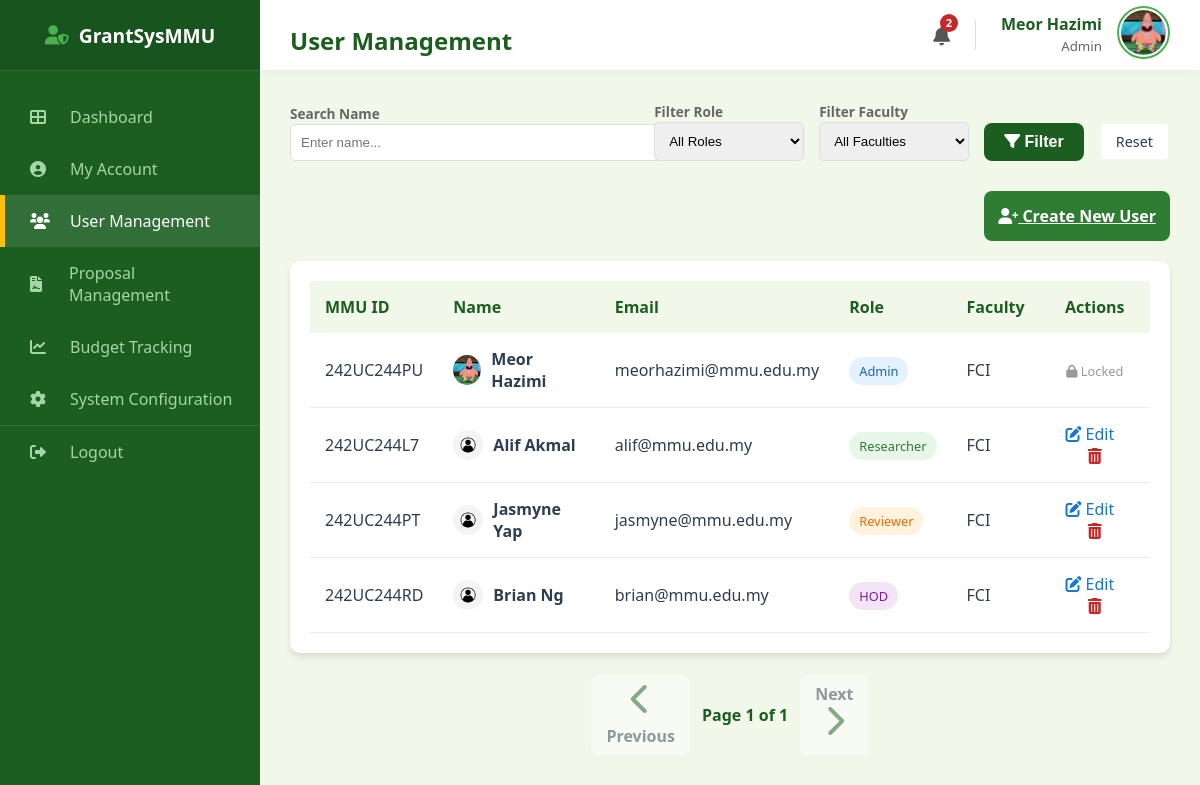
The app's page /admin/users (signed in) with its own data.
### models.py (models this page shows, shortened)
class User(db.Model):
    __tablename__ = 'user'
    mmu_id = db.Column(db.String(15), primary_key=True)
    name = db.Column(db.String(150), nullable=False)
    email = db.Column(db.String(100), unique=True, nullable=False)
    password = db.Column(db.String(100), nullable=False)
    faculty = db.Column(db.String(100), nullable=False)
    user_role = db.Column(db.String(25), nullable=False)
    profile_image = db.Column(db.String(20), nullable=False, default='default.jpg')
    phone_number = db.Column(db.String(20), nullable=True)
    admin_profile = db.relationship('Admin', backref='user_info', uselist=False, cascade="all, delete-orphan")
    researcher_profile = db.relationship('Researcher', backref='user_info', uselist=False, cascade="all, delete-orphan")
    reviewer_profile = db.relationship('Reviewer', backref='user_info', uselist=False, cascade="all, delete-orphan")
    hod_profile = db.relationship('HOD', backref='user_info', uselist=False, cascade="all, delete-orphan")

### main.py (the view)
@app.route("/admin/users")
def admin_user_management():
    if session.get("role") != "Admin":
        return redirect(url_for("admin_login"))
    search_query = request.args.get("search", "")
    filter_role = request.args.get("role", "")
    filter_faculty = request.args.get("faculty", "")
    page = request.args.get("page", 1, type=int)
    per_page = 8
    query = User.query
    if search_query:
        query = query.filter(User.name.ilike(f"%{search_query}%"))
    if filter_role:
        query = query.filter_by(user_role=filter_role)
    if filter_faculty:
        query = query.filter_by(faculty=filter_faculty)
    pagination = query.paginate(page=page, per_page=per_page, error_out=False)
    return render_template(
        "admin_user_management.html",
        users=pagination.items,
        pagination=pagination,
        user=User.query.get(session["user_id"]),
        faculties=Faculty.query.all(),  # Pass dynamic faculty list
    )

### main.py (called while the page is built)
@app.context_processor
def inject_notifications():
    if "user_id" in session:
        unread = Notification.query.filter_by(
            recipient_id=session["user_id"], is_read=False
        ).count()
        return dict(unread_notifications=unread)
    return dict(unread_notifications=0)

### templates/admin_user_management.html (shortened to what this page needs)
<!DOCTYPE html>
<html lang="en">
<head>
    <link rel="stylesheet" type="text/css" href="{{ url_for('static', filename='style.css') }}">
    <link rel="stylesheet" href="https://cdnjs.cloudflare.com/ajax/libs/font-awesome/6.0.0/css/all.min.css">
</head>
<body>
    <div class="dashboard-container">
        <div class="sidebar">
            <div class="sidebar-header">
                <i class="fas fa-user-shield" style="margin-right: 10px; color: var(--secondary-color);"></i> GrantSysMMU
            </div>
            <ul class="sidebar-menu">
                <li><a href="{{ url_for('admin_dashboard') }}"><i class="fas fa-th-large"></i> Dashboard</a></li>
                <li><a href="{{ url_for('admin_profile') }}"><i class="fas fa-user-circle"></i> My Account</a></li>
                <li class="active"><a href="{{ url_for('admin_user_management') }}"><i class="fas fa-users"></i> User
                        Management</a></li>
                <li><a href="{{ url_for('admin_proposal_management') }}"><i class="fas fa-file-contract"></i> Proposal
                        Management</a></li>
                <li><a href="#"><i class="fas fa-chart-line"></i> Budget Tracking</a></li>
                <li><a href="{{ url_for('admin_system_data') }}"><i class="fas fa-cog"></i> System Configuration</a>
                </li>
                <li style="margin-top: auto; border-top: 1px solid rgba(255,255,255,0.1);">
                    <a href="{{ url_for('logout') }}"><i class="fas fa-sign-out-alt"></i> Logout</a>
                </li>
            </ul>
        </div>
        <div class="main-content">
            <div class="top-bar">
                <h2>User Management</h2>
                <div style="display: flex; align-items: center; gap: 25px;">
                    <a href="{{ url_for('view_notifications') }}"
                        style="position: relative; color: #555; font-size: 1.2rem; text-decoration: none;">
                        <i class="fas fa-bell"></i>
                        {% if unread_notifications > 0 %}
                        <span
                            style="position: absolute; top: -8px; right: -8px; background: #c62828; color: white; border-radius: 50%; width: 18px; height: 18px; font-size: 0.7rem; display: flex; align-items: center; justify-content: center; font-weight: bold;">
                            {{ unread_notifications }}
                        </span>
                        {% endif %}
                    </a>
                    <div style="display: flex; align-items: center; gap: 15px;">
                        <div style="text-align: right; line-height: 1.3;">
                            <span style="display: block; font-weight: bold; color: #1b5e20;">{{ user.name }}</span>
                            <small style="color: #666;">Admin</small>
                        </div>
                        <a href="{{ url_for('admin_profile') }}">
                            <img src="{{ url_for('static', filename='profile_pics/' + user.profile_image) }}"
                                alt="Profile"
                                style="width: 45px; height: 45px; border-radius: 50%; object-fit: cover; border: 2px solid #4caf50; padding: 2px;">
                        </a>
                    </div>
                </div>
            </div>
            <div class="content-wrapper">
                <div class="section-card" style="margin-bottom: 20px;">
                    <form method="GET" action="{{ url_for('admin_user_management') }}"
                        style="display: flex; gap: 15px; align-items: flex-end; flex-wrap: wrap;">
                        <div style="flex: 1; min-width: 200px;">
                            <label style="font-size: 0.85rem; color: #666; font-weight: bold;">Search Name</label>
                            <input type="text" name="search" placeholder="Enter name..."
                                value="{{ request.args.get('search', '') }}"
                                style="width: 100%; padding: 10px; border: 1px solid #ddd; border-radius: 5px;">
                        </div>
                        <div style="width: 150px;">
                            <label style="font-size: 0.85rem; color: #666; font-weight: bold;">Filter Role</label>
                            <select name="role"
                                style="width: 100%; padding: 10px; border: 1px solid #ddd; border-radius: 5px;">
                                <option value="">All Roles</option>
                            </select>
                        </div>
                        <div style="width: 150px;">
                            <label style="font-size: 0.85rem; color: #666; font-weight: bold;">Filter Faculty</label>
                            <select name="faculty"
                                style="width: 100%; padding: 10px; border: 1px solid #ddd; border-radius: 5px;">
                                <option value="">All Faculties</option>
                            </select>
                        </div>
                        <button type="submit" class="btn-primary" style="width: auto; margin: 0; padding: 10px 20px;"><i
                                class="fas fa-filter"></i> Filter</button>
                        <a href="{{ url_for('admin_user_management') }}" class="btn-outline"
                            style="width: auto; padding: 8px 15px; border-radius: 5px; font-weight: normal; font-size: 0.9rem;">Reset</a>
                    </form>
                </div>
                <div style="margin-bottom: 20px; text-align: right;">
                    <a href="{{ url_for('admin_create_user') }}" class="btn-primary"
                        style="display: inline-block; width: auto; background-color: #2e7d32;">
                        <i class="fas fa-user-plus"></i> Create New User
                    </a>
                </div>
                <div class="table-card">
                    <table style="width: 100%; border-collapse: collapse;">
                        <thead>
                            <tr style="background: #f1f8e9; color: #1b5e20; text-align: left;">
                                <th style="padding: 15px;">MMU ID</th>
                                <th style="padding: 15px;">Name</th>
                                <th style="padding: 15px;">Email</th>
                                <th style="padding: 15px;">Role</th>
                                <th style="padding: 15px;">Faculty</th>
                                <th style="padding: 15px; text-align: center;">Actions</th>
                            </tr>
                        </thead>
                        <tbody>
                            {% for u in users %}
                            <tr style="border-bottom: 1px solid #eee;">
                                <td style="padding: 15px;">{{ u.mmu_id }}</td>
                                <td style="padding: 15px; font-weight: bold;">
                                    <div style="display: flex; align-items: center; gap: 10px;">
                                        <img src="{{ url_for('static', filename='profile_pics/' + u.profile_image) }}"
                                            style="width: 30px; height: 30px; border-radius: 50%; object-fit: cover;">
                                        {{ u.name }}
                                    </div>
                                </td>
                                <td style="padding: 15px;">{{ u.email }}</td>
                                <td style="padding: 15px;">
                                    <span style="padding: 5px 10px; border-radius: 15px; font-size: 0.8rem;
                                    {% if u.user_role == 'Admin' %}background:#e3f2fd; color:#1565c0;
                                    {% elif u.user_role == 'Researcher' %}background:#e8f5e9; color:#2e7d32;
                                    {% elif u.user_role == 'Reviewer' %}background:#fff3e0; color:#ef6c00;
                                    {% else %}background:#f3e5f5; color:#7b1fa2;{% endif %}">
                                        {{ u.user_role }}
                                    </span>
                                </td>
                                <td style="padding: 15px;">{{ u.faculty }}</td>
                                <td style="padding: 15px; text-align: center;">
                                    {% if u.user_role != 'Admin' %}
                                    <a href="{{ url_for('admin_edit_user', user_id=u.mmu_id) }}"
                                        style="color: #1976d2; margin-right: 10px; text-decoration: none;">
                                        <i class="fas fa-edit"></i> Edit
                                    </a>
                                    <form action="{{ url_for('admin_delete_user', user_id=u.mmu_id) }}" method="POST"
                                        style="display: inline;"
                                        onsubmit="return confirm('Are you sure you want to delete this user? This cannot be undone.');">
                                        <button type="submit"
                                            style="background: none; border: none; color: #c62828; cursor: pointer; font-size: 1rem;">
                                            <i class="fas fa-trash-alt"></i>
                                        </button>
                                    </form>
                                    {% else %}
                                    <span style="color: #999; font-size: 0.8rem;"><i class="fas fa-lock"></i>
                                        Locked</span>
                                    {% endif %}
                                </td>
                            </tr>
                            {% else %}
                            <tr>
                                <td colspan="6" style="padding: 20px; text-align: center; color: #777;">No users found
                                    matching criteria.</td>
                            </tr>
                            {% endfor %}
                        </tbody>
                    </table>
                </div>
                <div style="margin-top: 20px; display: flex; justify-content: center; align-items: center; gap: 10px;">
                    {% if pagination.has_prev %}
                    <a href="{{ url_for('admin_user_management', page=pagination.prev_num, search=request.args.get('search'), role=request.args.get('role'), faculty=request.args.get('faculty')) }}"
                        class="btn-outline" style="padding: 8px 15px;">
                        <i class="fas fa-chevron-left"></i> Previous
                    </a>
                    {% else %}
                    <span class="btn-outline" style="padding: 8px 15px; opacity: 0.5; cursor: not-allowed;">
                        <i class="fas fa-chevron-left"></i> Previous
                    </span>
                    {% endif %}
                    <span style="font-weight: bold; color: #1b5e20;">
                        Page {{ pagination.page }} of {{ pagination.pages }}
                    </span>
                    {% if pagination.has_next %}
                    <a href="{{ url_for('admin_user_management', page=pagination.next_num, search=request.args.get('search'), role=request.args.get('role'), faculty=request.args.get('faculty')) }}"
                        class="btn-outline" style="padding: 8px 15px;">
                        Next <i class="fas fa-chevron-right"></i>
                    </a>
                    {% else %}
                    <span class="btn-outline" style="padding: 8px 15px; opacity: 0.5; cursor: not-allowed;">
                        Next <i class="fas fa-chevron-right"></i>
                    </span>
                    {% endif %}
                </div>
            </div>
        </div>
    </div>
</body>
</html>

### static/style.css (style rules this page uses)
:root { --primary-color: #1b5e20; --secondary-color: #4caf50; --accent-color: #ffc107; --bg-light: #f1f8e9; --white: #ffffff; --text-dark: #2c3e50; --text-muted: #607d8b; --sidebar-width: 260px; --shadow: 0 4px 6px rgba(0, 0, 0, 0.1); }
body { font-family: 'Segoe UI', 'Roboto', Helvetica, Arial, sans-serif; margin: 0; padding: 0; background-color: var(--bg-light); color: var(--text-dark); }
.dashboard-container { display: flex; min-height: 100vh; }
.sidebar { width: var(--sidebar-width); background-color: var(--primary-color); color: white; display: flex; flex-direction: column; position: fixed; height: 100%; z-index: 100; }
.sidebar-header { height: 70px; display: flex; align-items: center; justify-content: center; background-color: rgba(0, 0, 0, 0.1); font-size: 1.2rem; font-weight: bold; border-bottom: 1px solid rgba(255, 255, 255, 0.1); }
.sidebar-menu { list-style: none; padding: 0; margin: 20px 0; }
.sidebar-menu li a { display: flex; align-items: center; padding: 15px 25px; color: #a5d6a7; text-decoration: none; transition: 0.3s; border-left: 5px solid transparent; }
.sidebar-menu li a:hover, .sidebar-menu li.active a { background-color: rgba(255, 255, 255, 0.1); color: white; border-left-color: var(--accent-color); }
.sidebar-menu li a i { width: 30px; margin-right: 10px; }
.main-content { margin-left: var(--sidebar-width); width: calc(100% - var(--sidebar-width)); background-color: var(--bg-light); display: flex; flex-direction: column; }
.top-bar { width: 100%; height: 70px; background: white; display: flex; align-items: center; justify-content: space-between; padding: 0 30px; box-shadow: 0 2px 10px rgba(0, 0, 0, 0.05); box-sizing: border-box; position: sticky; top: 0; z-index: 50; }
.content-wrapper { padding: 30px; }
.btn-primary { background-color: var(--primary-color); color: white; border: none; padding: 14px; width: 100%; font-size: 1rem; font-weight: 600; border-radius: 8px; cursor: pointer; transition: background 0.3s; margin-top: 10px; }
.btn-outline { background: white; border: 2px solid var(--bg-light); color: var(--text-dark); padding: 20px; border-radius: 10px; text-decoration: none; font-weight: 600; transition: all 0.3s; display: flex; flex-direction: column; align-items: center; justify-content: center; }
.btn-outline i { font-size: 2rem; margin-bottom: 10px; color: var(--primary-color); }
.table-card { background: white; padding: 20px; border-radius: 10px; box-shadow: var(--shadow); }
h2 { margin-bottom: 0.5rem; color: var(--primary-color); }

### records on screen
User: name "Meor Hazimi", profile_image (picture), mmu_id "242UC244PU", email "meorhazimi@mmu.edu.my", user_role "Admin", faculty "FCI", shows "Locked"
User: mmu_id "242UC244L7", profile_image (placeholder picture), name "Alif Akmal", email "alif@mmu.edu.my", user_role "Researcher", faculty "FCI"
User: mmu_id "242UC244PT", profile_image (placeholder picture), name "Jasmyne Yap", email "jasmyne@mmu.edu.my", user_role "Reviewer", faculty "FCI"
User: mmu_id "242UC244RD", profile_image (placeholder picture), name "Brian Ng", email "brian@mmu.edu.my", user_role "HOD", faculty "FCI"

### other values on screen
{{ unread_notifications }} "2"
{{ pagination.page }} "1"
{{ pagination.pages }} "1"
